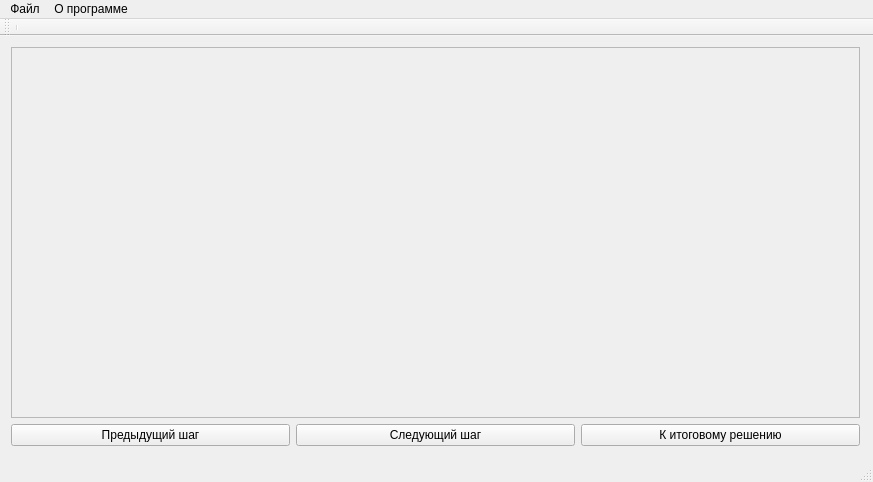
<?xml version="1.0" encoding="UTF-8"?>
<ui version="4.0">
 <class>MainWindow</class>
 <widget class="QMainWindow" name="MainWindow">
  <property name="geometry">
   <rect>
    <x>0</x>
    <y>0</y>
    <width>873</width>
    <height>482</height>
   </rect>
  </property>
  <property name="sizePolicy">
   <sizepolicy hsizetype="Maximum" vsizetype="Maximum">
    <horstretch>0</horstretch>
    <verstretch>0</verstretch>
   </sizepolicy>
  </property>
  <property name="windowTitle">
   <string>MainWindow</string>
  </property>
  <widget class="QWidget" name="centralWidget">
   <widget class="QWidget" name="verticalLayoutWidget">
    <property name="geometry">
     <rect>
      <x>0</x>
      <y>0</y>
      <width>871</width>
      <height>421</height>
     </rect>
    </property>
    <layout class="QVBoxLayout" name="verticalLayout">
     <item>
      <widget class="QScrollArea" name="scrollArea">
       <property name="sizePolicy">
        <sizepolicy hsizetype="Preferred" vsizetype="Expanding">
         <horstretch>0</horstretch>
         <verstretch>0</verstretch>
        </sizepolicy>
       </property>
       <property name="widgetResizable">
        <bool>true</bool>
       </property>
       <widget class="QWidget" name="scrollAreaWidgetContents">
        <property name="geometry">
         <rect>
          <x>0</x>
          <y>0</y>
          <width>867</width>
          <height>386</height>
         </rect>
        </property>
       </widget>
      </widget>
     </item>
     <item>
      <layout class="QHBoxLayout" name="horizontalLayout">
       <property name="sizeConstraint">
        <enum>QLayout::SetNoConstraint</enum>
       </property>
       <item>
        <widget class="QPushButton" name="pushButton_3">
         <property name="sizePolicy">
          <sizepolicy hsizetype="Minimum" vsizetype="Preferred">
           <horstretch>0</horstretch>
           <verstretch>0</verstretch>
          </sizepolicy>
         </property>
         <property name="text">
          <string>Предыдущий шаг</string>
         </property>
        </widget>
       </item>
       <item>
        <widget class="QPushButton" name="pushButton">
         <property name="sizePolicy">
          <sizepolicy hsizetype="Minimum" vsizetype="Preferred">
           <horstretch>0</horstretch>
           <verstretch>0</verstretch>
          </sizepolicy>
         </property>
         <property name="text">
          <string>Следующий шаг</string>
         </property>
        </widget>
       </item>
       <item>
        <widget class="QPushButton" name="pushButton_2">
         <property name="sizePolicy">
          <sizepolicy hsizetype="Minimum" vsizetype="Preferred">
           <horstretch>0</horstretch>
           <verstretch>0</verstretch>
          </sizepolicy>
         </property>
         <property name="text">
          <string>К итоговому решению</string>
         </property>
        </widget>
       </item>
      </layout>
     </item>
    </layout>
   </widget>
  </widget>
  <widget class="QMenuBar" name="menuBar">
   <property name="geometry">
    <rect>
     <x>0</x>
     <y>0</y>
     <width>873</width>
     <height>20</height>
    </rect>
   </property>
   <widget class="QMenu" name="menu">
    <property name="title">
     <string>Файл</string>
    </property>
    <addaction name="action_3"/>
    <addaction name="action_4"/>
    <addaction name="action_5"/>
   </widget>
   <widget class="QMenu" name="menu_2">
    <property name="title">
     <string>О программе</string>
    </property>
   </widget>
   <addaction name="menu"/>
   <addaction name="menu_2"/>
  </widget>
  <widget class="QToolBar" name="mainToolBar">
   <attribute name="toolBarArea">
    <enum>TopToolBarArea</enum>
   </attribute>
   <attribute name="toolBarBreak">
    <bool>true</bool>
   </attribute>
   <addaction name="separator"/>
  </widget>
  <widget class="QStatusBar" name="statusBar"/>
  <action name="action_3">
   <property name="text">
    <string>Загрузить новый файл</string>
   </property>
  </action>
  <action name="action_4">
   <property name="text">
    <string>Начать сначала</string>
   </property>
  </action>
  <action name="action_5">
   <property name="text">
    <string>Выйти</string>
   </property>
  </action>
 </widget>
 <layoutdefault spacing="6" margin="11"/>
 <resources/>
 <connections/>
</ui>
